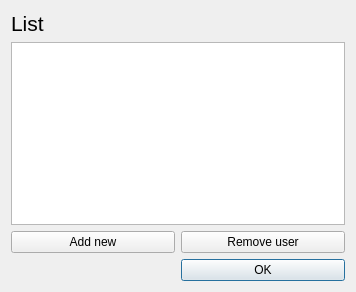
<?xml version="1.0" encoding="UTF-8"?>
<ui version="4.0">
 <class>AuthorListDialog</class>
 <widget class="QDialog" name="AuthorListDialog">
  <property name="windowModality">
   <enum>Qt::ApplicationModal</enum>
  </property>
  <property name="geometry">
   <rect>
    <x>0</x>
    <y>0</y>
    <width>356</width>
    <height>292</height>
   </rect>
  </property>
  <property name="windowTitle">
   <string>User identification - please select or create a user</string>
  </property>
  <property name="sizeGripEnabled">
   <bool>false</bool>
  </property>
  <property name="modal">
   <bool>true</bool>
  </property>
  <layout class="QGridLayout" name="gridLayout">
   <item row="1" column="0" colspan="2">
    <widget class="QListView" name="AuthorListView"/>
   </item>
   <item row="3" column="1">
    <widget class="QPushButton" name="RemoveUserBtn">
     <property name="focusPolicy">
      <enum>Qt::NoFocus</enum>
     </property>
     <property name="text">
      <string>Remove user</string>
     </property>
    </widget>
   </item>
   <item row="0" column="0">
    <widget class="QLabel" name="ListsLabelName">
     <property name="font">
      <font>
       <pointsize>16</pointsize>
       <underline>false</underline>
      </font>
     </property>
     <property name="text">
      <string>List</string>
     </property>
    </widget>
   </item>
   <item row="3" column="0">
    <widget class="QPushButton" name="AddNewBtn">
     <property name="focusPolicy">
      <enum>Qt::NoFocus</enum>
     </property>
     <property name="text">
      <string>Add new</string>
     </property>
    </widget>
   </item>
   <item row="4" column="1">
    <widget class="QPushButton" name="OkBtn">
     <property name="text">
      <string>OK</string>
     </property>
    </widget>
   </item>
  </layout>
 </widget>
 <tabstops>
  <tabstop>AuthorListView</tabstop>
  <tabstop>OkBtn</tabstop>
 </tabstops>
 <resources/>
 <connections/>
</ui>
